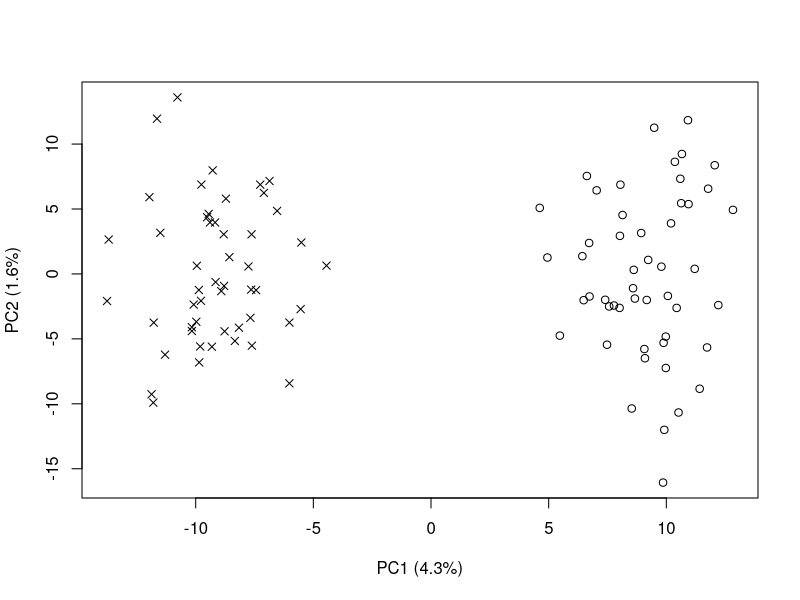
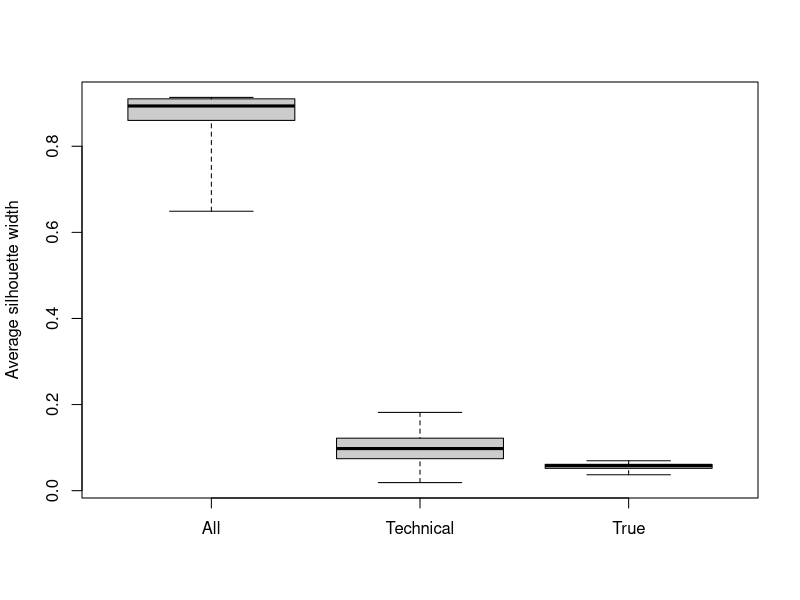

These figures' R source, in order:
# This explores the effect of removing technical and biological noise.

set.seed(1010101)

#' PCA with the Gavish-Donoho method to remove technical noise.
GV <- function(observed, SVD, SD) {
    m <- min(dim(observed))
    n <- max(dim(observed))
    beta <- m/n
    lambda <- sqrt( 2 * (beta + 1) + (8 * beta) / ( beta + 1 + sqrt(beta^2 + 14 * beta + 1) ) )
    gv <- sum(SVD$d > lambda * sqrt(n) * SD)
    max(1L, gv)
}

#' Comparing the number of neighbors from the same or different population.
library(cluster)
COMPARATOR <- function(mat, subpop) {
    dmat <- as.matrix(dist(mat))
    silhouette(dist=dmat, subpop)[,3]
}

# Creating the simulation.
ngenes <- 1000
subpop.means <- cbind(integer(ngenes), rep(0.5, ngenes))

ncells <- 100    
subpop.ids <- rep(1:2, each=ncells/2)
true.means <- subpop.means[,subpop.ids]

bio.sd <- 1
with.bio.noise <- true.means + rnorm(length(true.means), sd=bio.sd)
tech.sd <- 1
final <- with.bio.noise + rnorm(length(with.bio.noise), sd=tech.sd)

# Choosing the number of PCs to retain.
SVD <- svd(t(final - rowMeans(final)))
PCs <- sweep(SVD$u, 2, SVD$d, "*")

remove.tech <- GV(final, SVD, tech.sd)
remove.all <- GV(final, SVD, sqrt(bio.sd^2 + tech.sd^2))

# Computing distances between cells of the same and other subpopulation.
all.d <- COMPARATOR(PCs[, seq_len(remove.all), drop=FALSE], subpop.ids)    
tech.d <- COMPARATOR(PCs[, seq_len(remove.tech), drop=FALSE], subpop.ids)
true.d <- COMPARATOR(t(with.bio.noise), subpop.ids)

# Creating a plot of the PCs.
pdf("pics/bio_noise.pdf")
prog.exp <- SVD$d^2/(ncells-1)
prog.exp <- prog.exp/sum(prog.exp) * 100 
plot(PCs[,1], PCs[,2], 
    xlab=sprintf("PC1 (%.1f%%)", prog.exp[1]),
    ylab=sprintf("PC2 (%.1f%%)", prog.exp[2]),
    pch=c(4, 21)[subpop.ids])

# Creating the boxplot.
boxplot(list(All=all.d, Technical=tech.d, True=true.d), range=0, 
    ylab="Average silhouette width", col="grey80")
dev.off()
